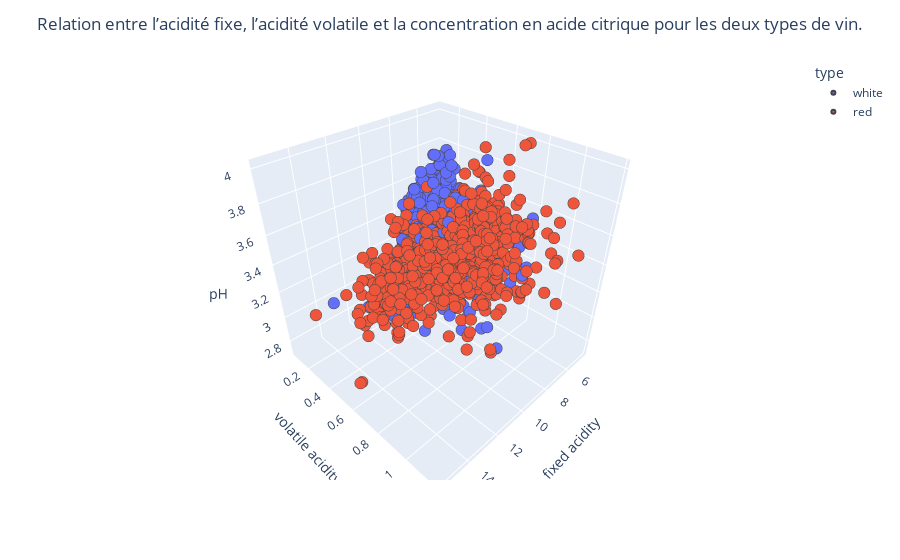

Here is the notebook cell this chart was saved with:
### Code cell
fig = px.scatter_3d(
    train_set,
    x="fixed acidity",
    y="volatile acidity",
    z="pH",
    color="type",
)
fig.update_traces(
    marker=dict(size=4, line=dict(width=2)),
    selector=dict(mode="markers"),
)
fig.update_layout(
    title_text="Relation entre l’acidité fixe, l’acidité volatile et la concentration en acide citrique pour les deux types de vin.",
    title_x=0.5,
)

### Figure 1 — Plotly figure (JSON) as saved in the notebook; plotly's stock layout.template omitted (floating-point values rounded to 4 significant figures; data arrays with more than 128 entries replaced by an {"elided": "..."} marker saying what was removed)
{"data": [{"hovertemplate": "type=white<br>fixed acidity=%{x}<br>volatile acidity=%{y}<br>pH=%{z}<extra></extra>", "legendgroup": "white", "marker": {"color": "#636efa", "line": {"width": 2}, "size": 4, "symbol": "circle"}, "mode": "markers", "name": "white", "scene": "scene", "showlegend": true, "type": "scatter3d", "x": {"elided": "3903 float values"}, "y": {"elided": "3903 float values"}, "z": {"elided": "3903 float values"}}, {"hovertemplate": "type=red<br>fixed acidity=%{x}<br>volatile acidity=%{y}<br>pH=%{z}<extra></extra>", "legendgroup": "red", "marker": {"color": "#EF553B", "line": {"width": 2}, "size": 4, "symbol": "circle"}, "mode": "markers", "name": "red", "scene": "scene", "showlegend": true, "type": "scatter3d", "x": {"elided": "1251 float values"}, "y": {"elided": "1251 float values"}, "z": {"elided": "1251 float values"}}], "layout": {"legend": {"title": {"text": "type"}, "tracegroupgap": 0}, "margin": {"t": 60}, "scene": {"domain": {"x": [0, 1], "y": [0, 1]}, "xaxis": {"title": {"text": "fixed acidity"}}, "yaxis": {"title": {"text": "volatile acidity"}}, "zaxis": {"title": {"text": "pH"}}}, "title": {"text": "Relation entre l’acidité fixe, l’acidité volatile et la concentration en acide citrique pour les deux types de vin.", "x": 0.5}}}
